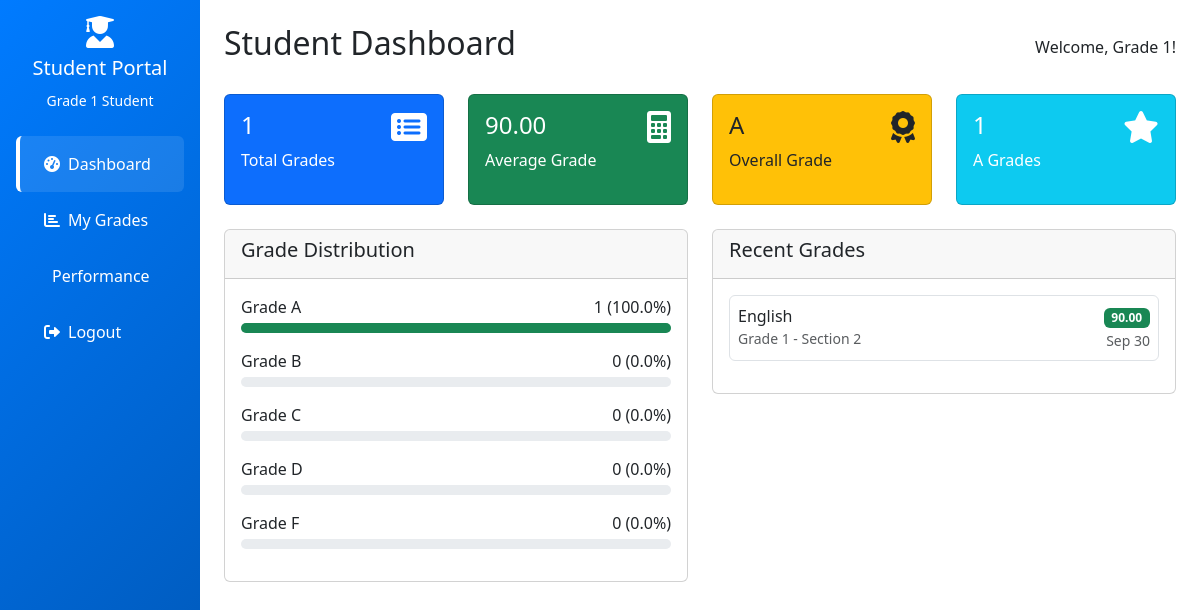
Page /students.php (signed in) on the committed database.
### tables this page shows
CREATE TABLE `grades` (
  `id` int(11) NOT NULL,
  `student_id` int(11) DEFAULT NULL,
  `subject_id` int(11) DEFAULT NULL,
  `classroom_id` int(11) DEFAULT NULL,
  `teacher_id` int(11) DEFAULT NULL,
  `grade` decimal(5,2) NOT NULL,
  `grade_type` enum('quiz','assignment','exam','project') NOT NULL,
  `remarks` text DEFAULT NULL,
  `graded_at` timestamp NOT NULL DEFAULT current_timestamp()
);

CREATE TABLE `subjects` (
  `id` int(11) NOT NULL,
  `name` varchar(100) NOT NULL,
  `code` varchar(20) NOT NULL,
  `description` text DEFAULT NULL
);

CREATE TABLE `classrooms` (
  `id` int(11) NOT NULL,
  `name` varchar(100) NOT NULL,
  `description` text DEFAULT NULL,
  `teacher_id` int(11) DEFAULT NULL,
  `created_at` timestamp NOT NULL DEFAULT current_timestamp()
);

### includes/functions.php (called while the page is built, shortened)
<?php
function calculateGradePoint($grade) {
    if ($grade >= 90) return 'A';
    return 'F';
}
function getGradeColor($grade) {
    if ($grade >= 90) return 'success';
    return 'danger';
}
function e($value) {
    return htmlspecialchars((string)$value, ENT_QUOTES, 'UTF-8');
}
?>

### students.php (the view, shortened to what this page needs)
<?php
include 'includes/conn.php';
include 'includes/functions.php';
$student_id = $_SESSION['user_id'];
$grades_stmt = $pdo->prepare("
    SELECT g.*, s.name as subject_name, c.name as classroom_name,
           u.first_name as teacher_first, u.last_name as teacher_last
    FROM grades g
    JOIN subjects s ON g.subject_id = s.id
    JOIN classrooms c ON g.classroom_id = c.id
    JOIN users u ON g.teacher_id = u.id
    WHERE g.student_id = ?
    ORDER BY g.graded_at DESC
");
$grades_stmt->execute([$student_id]);
$grades = $grades_stmt->fetchAll();
$total_grades = count($grades);
$average_grade = 0;
if ($total_grades > 0) {
    $sum = 0;
    foreach ($grades as $grade) {
        $sum += $grade['grade'];
    }
    $average_grade = $sum / $total_grades;
}
$grade_distribution = ['A' => 0, 'B' => 0, 'C' => 0, 'D' => 0, 'F' => 0];
foreach ($grades as $grade) {
    $letter_grade = calculateGradePoint($grade['grade']);
    $grade_distribution[$letter_grade]++;
}
?>
<!DOCTYPE html>
<html lang="en">
<head>
    <link href="https://cdn.jsdelivr.net/npm/bootstrap@5.3.0/dist/css/bootstrap.min.css" rel="stylesheet">
    <link href="https://cdnjs.cloudflare.com/ajax/libs/font-awesome/6.0.0/css/all.min.css" rel="stylesheet">
</head>
<body>
    <div class="container-fluid">
        <div class="row">
            <div class="col-md-3 col-lg-2 sidebar">
                <div class="d-flex flex-column p-3">
                    <div class="text-center mb-4">
                        <i class="fas fa-user-graduate fa-2x mb-2"></i>
                        <h5>Student Portal</h5>
                        <small><?php echo e($_SESSION['first_name'] . ' ' . $_SESSION['last_name']); ?></small>
                    </div>
                    <ul class="nav nav-pills flex-column">
                        <li class="nav-item">
                            <a class="nav-link active" href="#dashboard" data-bs-toggle="tab">
                                <i class="fas fa-tachometer-alt me-2"></i>Dashboard
                            </a>
                        </li>
                        <li class="nav-item">
                            <a class="nav-link" href="#grades" data-bs-toggle="tab">
                                <i class="fas fa-chart-bar me-2"></i>My Grades
                            </a>
                        </li>
                        <li class="nav-item">
                            <a class="nav-link" href="#performance" data-bs-toggle="tab">
                                <i class="fas fa-trending-up me-2"></i>Performance
                            </a>
                        </li>
                        <li class="nav-item">
                            <a class="nav-link" href="logout.php">
                                <i class="fas fa-sign-out-alt me-2"></i>Logout
                            </a>
                        </li>
                    </ul>
                </div>
            </div>
            <div class="col-md-9 col-lg-10 ms-sm-auto px-4 py-4">
                <div class="tab-content">
                    <div class="tab-pane fade show active" id="dashboard">
                        <div class="d-flex justify-content-between align-items-center mb-4">
                            <h2>Student Dashboard</h2>
                            <span>Welcome, <?php echo e($_SESSION['first_name']); ?>!</span>
                        </div>
                        <div class="row mb-4">
                            <div class="col-md-3">
                                <div class="card stat-card bg-primary text-white">
                                    <div class="card-body">
                                        <div class="d-flex justify-content-between">
                                            <div>
                                                <h4><?php echo e($total_grades); ?></h4>
                                                <p>Total Grades</p>
                                            </div>
                                            <i class="fas fa-list-alt fa-2x"></i>
                                        </div>
                                    </div>
                                </div>
                            </div>
                            <div class="col-md-3">
                                <div class="card stat-card bg-success text-white">
                                    <div class="card-body">
                                        <div class="d-flex justify-content-between">
                                            <div>
                                                <h4><?php echo e(number_format($average_grade, 2)); ?></h4>
                                                <p>Average Grade</p>
                                            </div>
                                            <i class="fas fa-calculator fa-2x"></i>
                                        </div>
                                    </div>
                                </div>
                            </div>
                            <div class="col-md-3">
                                <div class="card stat-card bg-warning text-dark">
                                    <div class="card-body">
                                        <div class="d-flex justify-content-between">
                                            <div>
                                                <h4><?php echo e(calculateGradePoint($average_grade)); ?></h4>
                                                <p>Overall Grade</p>
                                            </div>
                                            <i class="fas fa-award fa-2x"></i>
                                        </div>
                                    </div>
                                </div>
                            </div>
                            <div class="col-md-3">
                                <div class="card stat-card bg-info text-white">
                                    <div class="card-body">
                                        <div class="d-flex justify-content-between">
                                            <div>
                                                <h4><?php echo e($grade_distribution['A']); ?></h4>
                                                <p>A Grades</p>
                                            </div>
                                            <i class="fas fa-star fa-2x"></i>
                                        </div>
                                    </div>
                                </div>
                            </div>
                        </div>
                        <div class="row">
                            <div class="col-md-6">
                                <div class="card">
                                    <div class="card-header">
                                        <h5>Grade Distribution</h5>
                                    </div>
                                    <div class="card-body">
                                        <?php foreach($grade_distribution as $letter => $count):
                                            $percentage = $total_grades > 0 ? ($count / $total_grades) * 100 : 0;
                                            $color_class = '';
                                            switch($letter) {
                                                case 'A': $color_class = 'bg-success'; break;
                                                case 'B': $color_class = 'bg-info'; break;
                                                case 'C': $color_class = 'bg-warning'; break;
                                                case 'D': $color_class = 'bg-danger'; break;
                                                case 'F': $color_class = 'bg-dark'; break;
                                            }
                                        ?>
                                        <div class="mb-3">
                                            <div class="d-flex justify-content-between mb-1">
                                                <span>Grade <?php echo e($letter); ?></span>
                                                <span><?php echo e($count); ?> (<?php echo e(number_format($percentage, 1)); ?>%)</span>
                                            </div>
                                            <div class="progress grade-progress">
                                                <div class="progress-bar <?php echo e($color_class); ?>"
                                                     style="width: <?php echo e($percentage); ?>%"></div>
                                            </div>
                                        </div>
                                        <?php endforeach; ?>
                                    </div>
                                </div>
                            </div>
                            <div class="col-md-6">
                                <div class="card">
                                    <div class="card-header">
                                        <h5>Recent Grades</h5>
                                    </div>
                                    <div class="card-body">
                                        <?php foreach(array_slice($grades, 0, 5) as $grade):
                                            $grade_color = getGradeColor($grade['grade']);
                                        ?>
                                        <div class="d-flex justify-content-between align-items-center mb-3 p-2 border rounded">
                                            <div>
                                                <h6 class="mb-0"><?php echo e($grade['subject_name']); ?></h6>
                                                <small class="text-muted"><?php echo e($grade['classroom_name']); ?></small>
                                            </div>
                                            <div class="text-end">
                                                <span class="badge bg-<?php echo e($grade_color); ?>">
                                                    <?php echo e($grade['grade']); ?>
                                                </span>
                                                <div>
                                                    <small class="text-muted"><?php echo e(date('M j', strtotime($grade['graded_at']))); ?></small>
                                                </div>
                                            </div>
                                        </div>
                                        <?php endforeach; ?>
                                    </div>
                                </div>
                            </div>
                        </div>
                    </div>
                </div>
            </div>
        </div>
    </div>
</body>
</html>

### students.php (style rules this page uses)
.sidebar { background: linear-gradient(135deg, #007bff 0%, #0056b3 100%); color: white; min-height: 100vh; padding: 0; }
.sidebar .nav-link { color: white; padding: 1rem 1.5rem; border-left: 4px solid transparent; }
.sidebar .nav-link:hover, .sidebar .nav-link.active { background: rgba(255,255,255,0.1); border-left-color: white; }
.grade-progress { height: 10px; }
.stat-card { transition: transform 0.2s; }

### rows in the picture
grades: grade "A", subject.name "English", classroom.name "Grade 1 - Section 2", grade "90.00", graded_at "Sep 30"

### other values in the picture
$_SESSION['first_name'] . ' ' . $_SESSION['last_name'] "Grade 1 Student"
$_SESSION['first_name'] "Grade 1"
$total_grades "1"
$average_grade "90.00"
$grade_distribution['A'] "1"
$letter "A"
$count "1"
$percentage "100.0"
$letter "B"
$count "0"
$percentage "0.0"
$letter "C"
$letter "D"
$letter "F"
